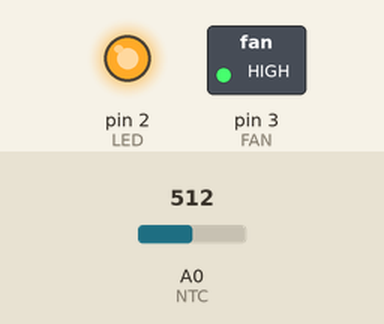
A program run on a simulated Arduino Uno, built with avr-gcc and run on an emulated ATmega328P. Shown: switched loads named in the program (green lamp = pin HIGH), output pins drawn as LEDs (lit = HIGH). The test bench sets the inputs (shaded band); at power-on: A0 (NTC) = 512. What the program prints to the serial monitor is not drawn.

Above: at 0.1 s.
Timing chart, 0 to 1.6 s (numbered marks = the images above):
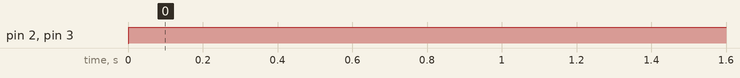

Measured:
- by itself, pin 2 (LED), pin 3 (FAN): LOW → HIGH at 0.00 s

The program:

main.cpp
```cpp
#include <Arduino.h>

#define LED 2
#define FAN 3
#define NTC A0
#define MAXFANSPEED 255
#define MEDIUMFANSPEED 178
#define LOWFANSPEED 102

float tempSampleRead = 0;
float tempLastSample = 0;
float tempSampleSum = 0;
float tempSampleCount = 0;
float tempMean;

int temp;
int value = 0;
bool firstStartup = true;

void startupFan()
{
  analogWrite(FAN, MAXFANSPEED);
  delay(200);
  firstStartup = false;
}

int readTemp()
{
  // Vo = Vs * (R1 / ( R2 + R0 ))
  /* 1- Temperature Measurement */

  if (millis() >= tempLastSample + 1) /* every 1 milli second taking 1 reading */
  {
    tempSampleRead = analogRead(NTC);               /* read analog value from sensor */
    tempSampleSum = tempSampleSum + tempSampleRead; /* add all analog value for averaging later*/
    tempSampleCount = tempSampleCount + 1;          /* keep counting the sample quantity*/
    tempLastSample = millis();                      /* reset the time in order to repeat the loop again*/
  }

  if (tempSampleCount == 1000) /* after 1000 sample readings taken*/
  {
    unsigned int anaIn = analogRead(NTC);
    float T = log(10000.0 * ((1024.0 / anaIn - 1)));

    T = 1 / (0.001129148 + (0.000234125 + (0.0000000876741 * T * T)) * T) - 217.15;

    Serial.print("Value: ");
    Serial.print(anaIn);
    Serial.print(" (");
    Serial.print(T);
    Serial.println(" C)");

    tempSampleSum = 0;   /* reset all the total analog value back to 0 for the next count */
    tempSampleCount = 0; /* reset the total number of samples taken back to 0 for the next count*/
    return T;
  }
}

void setup()
{
  Serial.begin(9600);
  pinMode(LED, OUTPUT);
  pinMode(FAN, OUTPUT);
  pinMode(NTC, INPUT);
}

void loop()
{
  temp = readTemp();

  if (temp <= 16)
  {
    digitalWrite(LED, HIGH);
  }
  else if (temp >= 22)
  {
    value = MAXFANSPEED;
  }
  else if (temp >= 20)
  {
    if (firstStartup)
    {
      startupFan();
    }
    value = MEDIUMFANSPEED;
  }
  else if (temp >= 18)
  {
    if (firstStartup)
    {
      startupFan();
    }
    value = LOWFANSPEED;
  }
  analogWrite(FAN, value);
}
```
